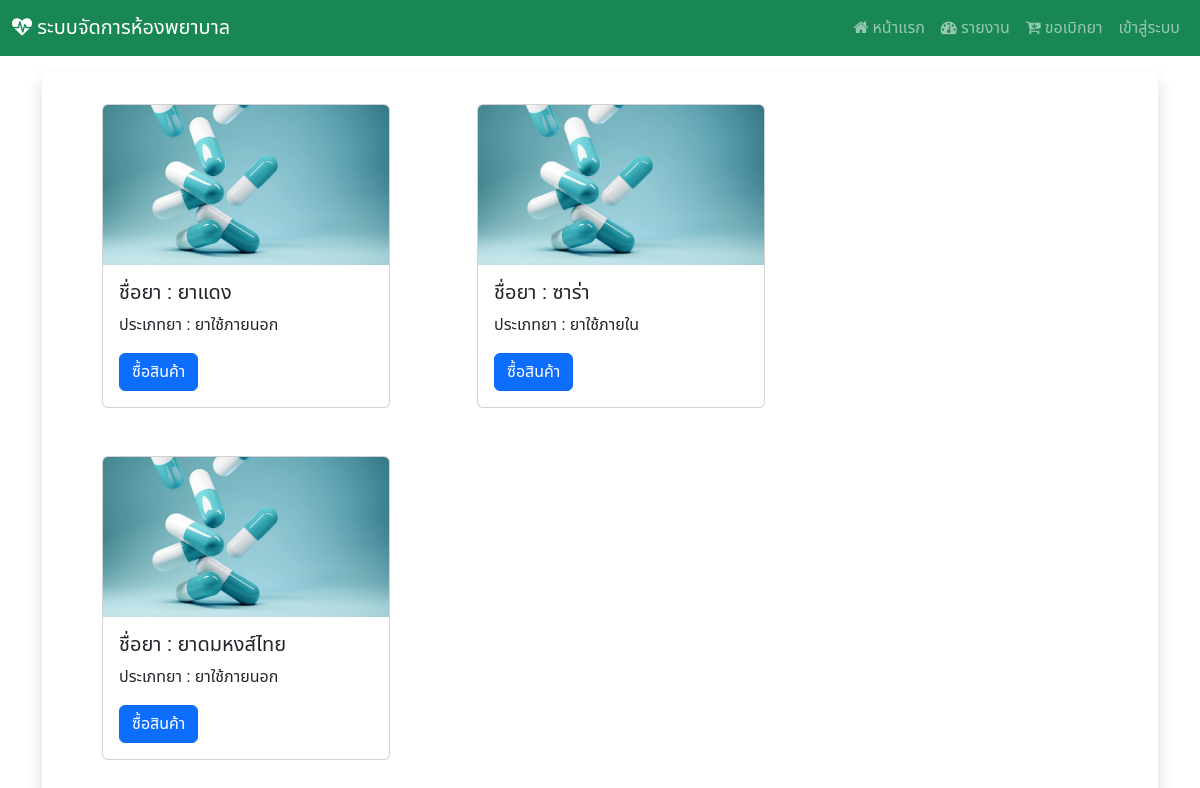
The page / on the database its author committed.
### Hospital_app/models.py (models this page shows, shortened)
class drug(models.Model):
    drug_id = models.AutoField(primary_key=True)
    drug_name = models.CharField(max_length=255)
    drug_img = models.ImageField(upload_to='images/drug',null=True)
    drug_type = models.ForeignKey(d_type, on_delete=models.CASCADE)
    drug_qty = models.IntegerField()
    drug_exp = models.DateField()

class d_type(models.Model):
    type_id = models.AutoField(primary_key=True)
    type_name = models.CharField(max_length=255)
    def __str__(self):
        return f"{self.type_name}"

### Hospital_app/views.py (the view)
# urls.py: path('',views.home),
def home(request):
    show_drug = drug.objects.all()
    context  = {"drug_data" : show_drug}
    return render(request,'drug_data.html',context)

### Hospital_app/templates/drug_data.html (shortened to what this page needs)
{%extends "base.html"%}
{% block content %}
<div
  class="container my-3 d-flex justify-content-center align-items-center shadow rounded"
>
  <div class="row">
    {% for i in drug_data %}
    <div class="col-lg-3 col-md-6 me-5 ms-5 mb-5">
      <div class="card" style="width: 18rem">
        <img src="static/images/drug/drug.jpg" class="card-img-top" alt=" {{ i.drug_name }}" />
        <div class="card-body">
          <h5 class="card-title">ชื่อยา : {{ i.drug_name }}</h5>
          <p class="card-text">ประเภทยา : {{ i.drug_type }}</p>
          <a href="#" class="btn btn-primary">ซื้อสินค้า</a>
        </div>
      </div>
    </div>
    {% endfor %}
  </div>
</div>
{% endblock content %}

### Hospital_app/templates/base.html (style rules this page uses)
body { font-family: "Noto Sans Thai", sans-serif; }

### rows shown on the page
drug: drug_name "ยาแดง", drug_type "ยาใช้ภายนอก"
drug: drug_name "ซาร่า", drug_type "ยาใช้ภายใน"
drug: drug_name "ยาดมหงส์ไทย", drug_type "ยาใช้ภายนอก"
